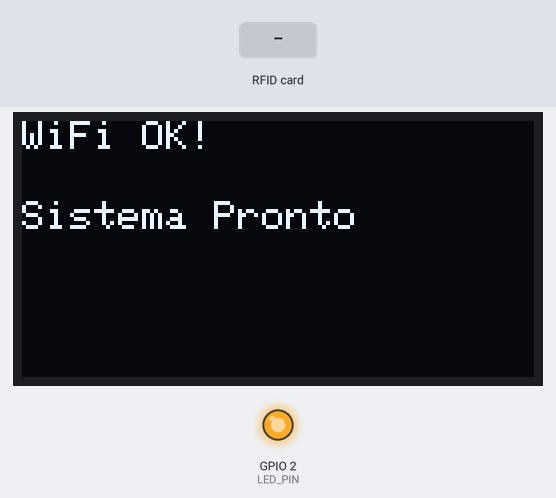
Bench run of a sketch on a simulated ESP32. Parts: 128×64 one-colour display, output pins drawn as LEDs (lit = HIGH). The inputs (shaded band) are chosen by the test bench. WiFi joins after 1.5 s; servers stay silent unless stated; uploads are accepted with an empty reply; what the sketch prints to the serial monitor is not drawn.

Above: at 3.7 s.
At 6.8 s:
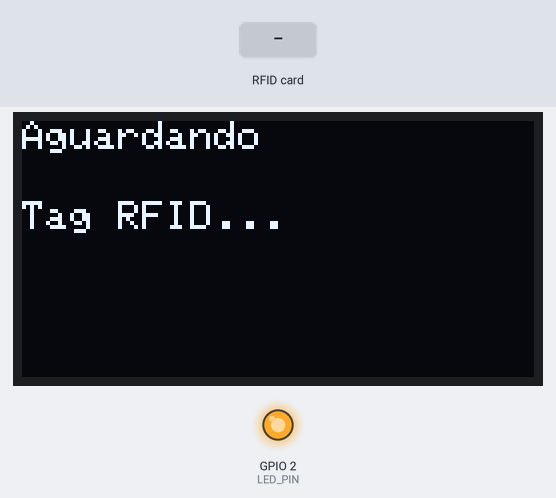
6.9 s: RFID card 5E 7A 19 C4 held to the reader
At 7.19 s:
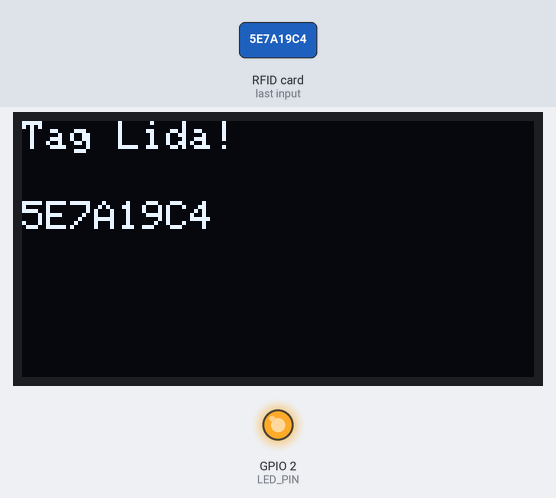
At 8.4 s:
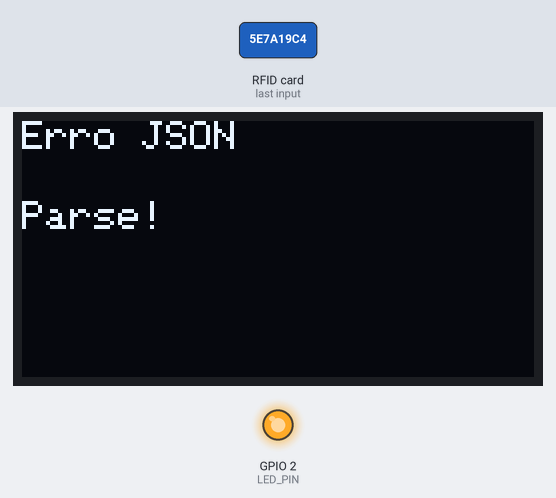
Timing chart, 0 to 9.9 s (numbered marks = the images above; inputs shaded):
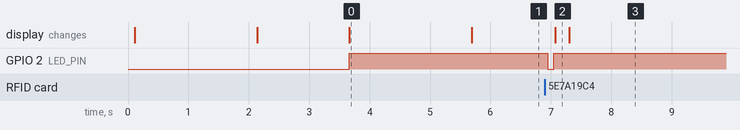

Measured:
- after the input at 6.9 s, GPIO 2 (LED_PIN): HIGH → LOW after 0.05 s, → HIGH 0.10 s later; the display: changes after 0.18 s (image 2)
- what the display in image 0 shows lasts 2.0 s, from 3.7 s to 5.7 s

The sketch:

esp32_rfid_simples.ino
```cpp
/*
 * Sistema de Rastreamento Bovino - ESP32 (Versão Simplificada)
 *
 * Este código implementa um sistema de leitura de tags RFID para rastreamento de bovinos.
 *
 * INSTRUÇÕES DE USO:
 * 1. Altere as configurações no arquivo config_esp32.h
 * 2. Instale as bibliotecas necessárias no Arduino IDE
 * 3. Compile e faça upload para o ESP32
 *
 * BIBLIOTECAS NECESSÁRIAS:
 * - MFRC522 (por GithubCommunity)
 * - ArduinoJson (por Benoit Blanchon)
 * - Adafruit GFX Library e Adafruit SSD1306 (somente com USE_DISPLAY true)
 */

#include "config_esp32.h"
#include <SPI.h>
#include <MFRC522.h>
#include <WiFi.h>
#include <HTTPClient.h>
#include <ArduinoJson.h>

#if USE_DISPLAY
#include <Wire.h>
#include <Adafruit_GFX.h>
#include <Adafruit_SSD1306.h>
#endif

// Objetos
MFRC522 mfrc522(RC522_SS_PIN, RC522_RST_PIN); // SDA=D21, RST=D22

#if USE_DISPLAY
Adafruit_SSD1306 display(128, 64, &Wire, OLED_RESET_PIN);
#endif

// Variáveis globais
String lastTagId = "";
unsigned long lastReadTime = 0;
bool wifiConnected = false;
int reconnectAttempts = 0;

// Função para conectar ao WiFi
bool connectToWiFi() {
  if (ENABLE_DEBUG) {
    Serial.println("Conectando ao WiFi...");
  }

  WiFi.begin(WIFI_SSID, WIFI_PASSWORD);

  int attempts = 0;
  // Espera até WIFI_TIMEOUT_MS (verificando a cada 500 ms)
  while (WiFi.status() != WL_CONNECTED && attempts < WIFI_TIMEOUT_MS / 500) {
    delay(500);
    if (ENABLE_DEBUG) {
      Serial.print(".");
    }
    attempts++;
  }

  if (WiFi.status() == WL_CONNECTED) {
    if (ENABLE_DEBUG) {
      Serial.println();
      Serial.println("WiFi conectado!");
      Serial.print("IP: ");
      Serial.println(WiFi.localIP());
    }
    wifiConnected = true;
    reconnectAttempts = 0;
    return true;
  } else {
    if (ENABLE_DEBUG) {
      Serial.println();
      Serial.println("Falha na conexão WiFi!");
    }
    wifiConnected = false;
    return false;
  }
}

#if USE_DISPLAY
// Função para inicializar o display
void initDisplay() {
  Wire.begin(OLED_SDA_PIN, OLED_SCL_PIN);

  if(!display.begin(SSD1306_SWITCHCAPVCC, OLED_ADDRESS)) {
    if (ENABLE_DEBUG) {
      Serial.println("Falha na inicialização do display OLED");
    }
    return;
  }

  display.clearDisplay();
  display.setTextSize(1);
  display.setTextColor(SSD1306_WHITE);
  display.setCursor(0,0);
  display.println("Sistema Bovino");
  display.println("Inicializando...");
  display.display();
  delay(2000);
}

// Função para exibir mensagem no display
void displayMessage(String message, String subMessage = "") {
  display.clearDisplay();
  display.setTextSize(1);
  display.setTextColor(SSD1306_WHITE);
  display.setCursor(0,0);
  display.println(message);
  if (subMessage != "") {
    display.setCursor(0,20);
    display.println(subMessage);
  }
  display.display();
}
#endif

// Função para enviar dados para o servidor
bool sendToServer(String tagId) {
  if (WiFi.status() != WL_CONNECTED) {
    if (ENABLE_DEBUG) {
      Serial.println("WiFi não conectado!");
    }
    return false;
  }

  HTTPClient http;
  http.begin(SERVER_URL);
  http.addHeader("Content-Type", "application/x-www-form-urlencoded");

  String postData = "tag_id=" + tagId;

  if (ENABLE_DEBUG) {
    Serial.println("Enviando dados para o servidor...");
    Serial.println("URL: " + String(SERVER_URL));
    Serial.println("Dados: " + postData);
  }

  int httpResponseCode = http.POST(postData);

  if (httpResponseCode > 0) {
    String response = http.getString();

    if (ENABLE_DEBUG) {
      Serial.println("Código de resposta HTTP: " + String(httpResponseCode));
      Serial.println("Resposta do servidor: " + response);
    }

    // Tenta parsear a resposta JSON
    DynamicJsonDocument doc(1024);
    DeserializationError error = deserializeJson(doc, response);

    if (!error) {
      if (doc["success"] == true) {
        if (doc["animal"] != nullptr) {
          String animalInfo = "Animal: " + String(doc["animal"]["identificador"].as<const char*>());
          #if USE_DISPLAY
          displayMessage("Tag Lida!", animalInfo);
          #endif
        } else {
          #if USE_DISPLAY
          displayMessage("Tag Nao", "Cadastrada!");
          #endif
        }
        http.end();
        return true;
      } else {
        if (ENABLE_DEBUG) {
          Serial.println("Erro no servidor: " + String(doc["message"].as<const char*>()));
        }
        #if USE_DISPLAY
        displayMessage("Erro no", "Servidor!");
        #endif
      }
    } else {
      if (ENABLE_DEBUG) {
        Serial.println("Erro ao parsear JSON: " + String(error.c_str()));
      }
      #if USE_DISPLAY
      displayMessage("Erro JSON", "Parse!");
      #endif
    }
  } else {
    if (ENABLE_DEBUG) {
      Serial.println("Erro na requisição HTTP: " + String(httpResponseCode));
    }
    #if USE_DISPLAY
    displayMessage("Erro HTTP", String(httpResponseCode));
    #endif
  }

  http.end();
  return false;
}

// Função para ler tag RFID
String readRFID() {
  if (!mfrc522.PICC_IsNewCardPresent()) {
    return "";
  }

  if (!mfrc522.PICC_ReadCardSerial()) {
    return "";
  }

  String tagId = "";
  for (byte i = 0; i < mfrc522.uid.size; i++) {
    tagId += String(mfrc522.uid.uidByte[i] < 0x10 ? "0" : "");
    tagId += String(mfrc522.uid.uidByte[i], HEX);
  }
  tagId.toUpperCase();

  // Para a criptografia
  mfrc522.PICC_HaltA();
  mfrc522.PCD_StopCrypto1();

  return tagId;
}

void setup() {
  Serial.begin(SERIAL_BAUD_RATE);

  if (ENABLE_DEBUG) {
    Serial.println("=== Sistema de Rastreamento Bovino ===");
  }

  // Inicializa SPI
  SPI.begin();

  // Inicializa RC522
  mfrc522.PCD_Init();
  delay(4);

  if (ENABLE_DEBUG) {
    mfrc522.PCD_DumpVersionToSerial();
    Serial.println("Módulo RC522 inicializado");
  }

  #if USE_LED_INDICATOR
  // Inicializa LED
  pinMode(LED_PIN, OUTPUT);
  digitalWrite(LED_PIN, LOW);
  #endif

  #if USE_DISPLAY
  // Inicializa display
  initDisplay();
  #endif

  // Conecta ao WiFi
  #if USE_DISPLAY
  displayMessage("Conectando", "WiFi...");
  #endif

  if (connectToWiFi()) {
    #if USE_DISPLAY
    displayMessage("WiFi OK!", "Sistema Pronto");
    #endif
    #if USE_LED_INDICATOR
    digitalWrite(LED_PIN, HIGH);
    #endif
  } else {
    #if USE_DISPLAY
    displayMessage("WiFi Falhou!", "Verifique Config");
    #endif
    #if USE_LED_INDICATOR
    digitalWrite(LED_PIN, LOW);
    #endif
  }

  delay(2000);
  #if USE_DISPLAY
  displayMessage("Aguardando", "Tag RFID...");
  #endif
}

void loop() {
  // Verifica conexão WiFi
  if (WiFi.status() != WL_CONNECTED) {
    if (wifiConnected) {
      if (ENABLE_DEBUG) {
        Serial.println("Conexão WiFi perdida!");
      }
      wifiConnected = false;
      #if USE_LED_INDICATOR
      digitalWrite(LED_PIN, LOW);
      #endif
      #if USE_DISPLAY
      displayMessage("WiFi Perdido!", "Reconectando...");
      #endif
    }

    if (reconnectAttempts < MAX_RECONNECT_ATTEMPTS) {
      if (connectToWiFi()) {
        #if USE_DISPLAY
        displayMessage("Reconectado!", "Sistema Pronto");
        #endif
        #if USE_LED_INDICATOR
        digitalWrite(LED_PIN, HIGH);
        #endif
      } else {
        reconnectAttempts++;
        #if USE_DISPLAY
        displayMessage("Tentativa " + String(reconnectAttempts), "de " + String(MAX_RECONNECT_ATTEMPTS));
        #endif
        delay(5000);
      }
    } else {
      #if USE_DISPLAY
      displayMessage("WiFi Falhou!", "Nova tentativa 30s");
      #endif
      // Esgotou as tentativas: espera 30 s e recomeça, em vez de desistir para sempre
      delay(30000);
      reconnectAttempts = 0;
      return;
    }
  }

  // Lê tag RFID
  String tagId = readRFID();

  // Tag diferente: aceita após READ_INTERVAL_MS. Mesma tag (o animal passou de novo):
  // aceita após SAME_TAG_INTERVAL, para não registrar a mesma leitura várias vezes
  unsigned long elapsed = millis() - lastReadTime;
  bool novaTag = (tagId != lastTagId && elapsed > READ_INTERVAL_MS);
  bool mesmaTagDeNovo = (tagId == lastTagId && elapsed > SAME_TAG_INTERVAL);
  if (tagId != "" && (novaTag || mesmaTagDeNovo)) {
    if (ENABLE_DEBUG) {
      Serial.println("Tag lida: " + tagId);
    }
    lastTagId = tagId;
    lastReadTime = millis();

    #if USE_LED_INDICATOR
    // Pisca LED
    digitalWrite(LED_PIN, LOW);
    delay(100);
    digitalWrite(LED_PIN, HIGH);
    #endif

    #if USE_DISPLAY
    // Exibe no display
    displayMessage("Tag Lida!", tagId);
    #endif

    // Envia para o servidor
    if (sendToServer(tagId)) {
      if (ENABLE_DEBUG) {
        Serial.println("Dados enviados com sucesso!");
      }
    } else {
      if (ENABLE_DEBUG) {
        Serial.println("Falha ao enviar dados!");
      }
    }

    delay(DISPLAY_TIMEOUT_MS);
    #if USE_DISPLAY
    displayMessage("Aguardando", "Tag RFID...");
    #endif
  }

  delay(100); // Pequena pausa para não sobrecarregar
} 
```

config_esp32.h
```cpp
/*
 * Configurações do Sistema de Rastreamento Bovino - ESP32
 *
 * Este arquivo contém todas as configurações que você precisa alterar
 * antes de compilar e fazer upload do código para o ESP32.
 */

#ifndef CONFIG_ESP32_H
#define CONFIG_ESP32_H

// ========================================
// CONFIGURAÇÕES DE REDE WiFi
// ========================================
const char* WIFI_SSID = "SUA_REDE_WIFI";           // Nome da sua rede WiFi
const char* WIFI_PASSWORD = "SUA_SENHA_WIFI";      // Senha da sua rede WiFi

// ========================================
// CONFIGURAÇÕES DO SERVIDOR
// ========================================
// Altere o IP abaixo para o IP do seu computador onde está rodando o XAMPP
// Para descobrir o IP, abra o terminal e digite: ipconfig (Windows) ou ifconfig (Linux/Mac)
const char* SERVER_URL = "http://SEU_IP/projeto_rastreabilidade/api/rfid/esp32.php";

// ========================================
// CONFIGURAÇÕES DE PINOS
// ========================================
// Pinos do módulo RC522
#define RC522_RST_PIN    22    // Pino RST do RC522 (D22)
#define RC522_SS_PIN     21    // Pino SDA/SS do RC522 (D21)
// Conexões SPI automáticas:
// - SCK -> D18 (GPIO 18)
// - MOSI -> D23 (GPIO 23)
// - MISO -> D19 (GPIO 19)

// Pinos do Display OLED (opcional - se não usar, comente as linhas abaixo)
#define OLED_SDA_PIN     4     // Pino SDA do display OLED
#define OLED_SCL_PIN     15    // Pino SCL do display OLED
#define OLED_RESET_PIN   -1    // Pino RST do display OLED (geralmente -1)
#define OLED_ADDRESS     0x3C  // Endereço I2C do display OLED

// Pino do LED indicador (opcional)
#define LED_PIN          2     // Pino do LED indicador

// ========================================
// CONFIGURAÇÕES DE COMPORTAMENTO
// ========================================
#define READ_INTERVAL_MS       2000    // Intervalo mínimo entre leituras (2 segundos)
#define SAME_TAG_INTERVAL      10000   // Mesma tag só é registrada de novo após 10 segundos
#define MAX_RECONNECT_ATTEMPTS 10      // Máximo de tentativas de reconexão WiFi
#define WIFI_TIMEOUT_MS        10000   // Timeout para conexão WiFi (10 segundos)
#define DISPLAY_TIMEOUT_MS     3000    // Tempo que a mensagem fica no display (3 segundos)

// ========================================
// CONFIGURAÇÕES DE DEBUG
// ========================================
#define SERIAL_BAUD_RATE       115200  // Velocidade do monitor serial
#define ENABLE_DEBUG           true    // Habilita mensagens de debug no serial

// ========================================
// CONFIGURAÇÕES DE HARDWARE
// ========================================
#define USE_DISPLAY            true    // true se usar display OLED, false se não usar
#define USE_LED_INDICATOR      true    // true se usar LED indicador, false se não usar

#endif // CONFIG_ESP32_H 
```
